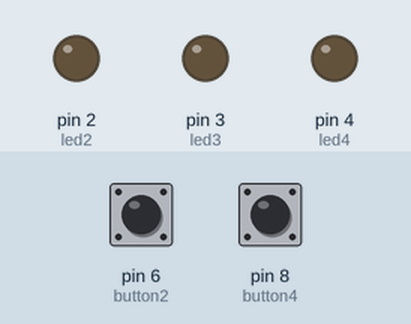
Recording of a sketch running on a simulated Arduino Uno, built with avr-gcc and run on an emulated ATmega328P. On the bench: output pins drawn as LEDs (lit = HIGH). The test bench sets the inputs (shaded band); at power-on: pin 6 (button2) LOW, pin 8 (button4) HIGH. Random numbers use the default seed unless the sketch sets one; what the sketch prints to the serial monitor is not drawn.

Above: at 0.1 s.
At 1.1 s:
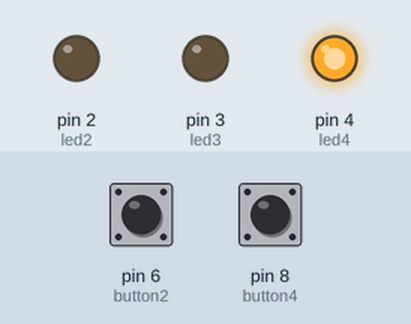
At 11.1 s:
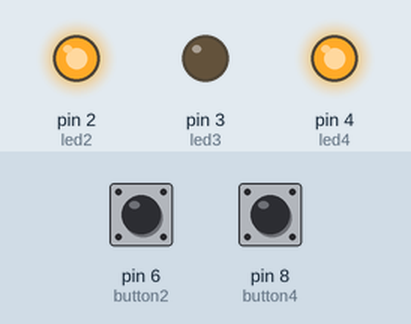
Timing chart, 0 to 12.6 s (numbered marks = the images above):
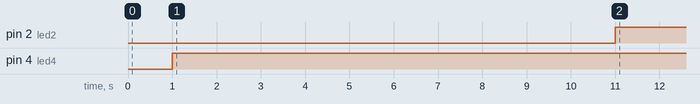

Measured:
- by itself, pin 2 (led2): LOW → HIGH at 11.0 s
- by itself, pin 4 (led4): LOW → HIGH at 1.0 s

The sketch:

sketch_oct27a.ino
```cpp
/*Author :JASKARAN (jvsg1303)
 *Date : 27 October,2015
 *Feel Free to contribute
 *The following program is made for Arduino based Smart Punching Bag
 *Read The Documentation to know more
 */

/* Initialize the Pins*/
const int led1=1,led2=2,led3=3,led4=4;
const int button1=5,button2=6,button3=7,button4=8;

/* Set the delay time and number of loops*/
const int dlay=1000;
const int loops=10;


void setup(){
  /*Assign INPUT or OUTPUTS to the pins*/
  pinMode(led1,OUTPUT);
  pinMode(led2,OUTPUT);
  pinMode(led3,OUTPUT);
  pinMode(led4,OUTPUT);

  pinMode(button1,INPUT);
  pinMode(button2,INPUT);
  pinMode(button3,INPUT);
  pinMode(button4,INPUT);
  /*Setting baud rate for Communicating with the computer*/
  Serial.begin(9600);
}

void loop(){
  /*Initializing the Button State to low*/
  int buttonstate1=LOW;
  int buttonstate2=LOW;
  int buttonstate3=LOW;
  int buttonstate4=LOW;
  /*Fetch random number*/
  int r=random(1,5);
  /*Array to store the values obtained after a boxing round*/
  int A[loops];
  /*cl : counts the number of loops*/
  int cl=0;
  while(cl!=loops){
  /*Delay between Punches*/
  delay(dlay);
  switch(r){
   case 1 : { digitalWrite(led1,HIGH);
          int t1=millis();
          while(buttonstate1!=1){
            buttonstate1=digitalRead(button1);
            delay(1);
          }

          int t2=millis();
          /*Difference between the LED glowing time and Punching time
           *to measure Player's reflexes. Next few blocks do the same work
           *as this block does. */
          A[cl]=t2-t1;
          cl++;
    }
    break;

    case 2 : { digitalWrite(led2,HIGH);
          int t1=millis();
          while(buttonstate2!=1){
            buttonstate2=digitalRead(button2);
            delay(1);
          }

          int t2=millis();
          A[cl]=t2-t1;
          cl++;
    }
    break;

    case 3 : { digitalWrite(led3,HIGH);
          int t1=millis();
          while(buttonstate3!=1){
            buttonstate3=digitalRead(button3);
            delay(1);
          }

          int t2=millis();
          A[cl]=t2-t1;
          cl++;
    }
    break;

    case 4 : { digitalWrite(led4,HIGH);
          int t1=millis();
          while(buttonstate4!=1){
            buttonstate4=digitalRead(button4);
            delay(1);
          }

          int t2=millis();
          A[cl]=t2-t1;
          cl++;
    }
    break;
  };
 }
 /*Sending Measured values to the Computer to compute the Generated Data
  * for Mean, Median , Mode, Graphs using Python, Matlab,or your very own brain
  * Enjoy*/
 for(int i=0;i<loops;i++){
   Serial.write(A[i]);
 }
   /*Prints the next round message to your Computer Screen*/
   Serial.println("Done with this. Next Round.");
   /*Have fun Boxing*/
}
```
